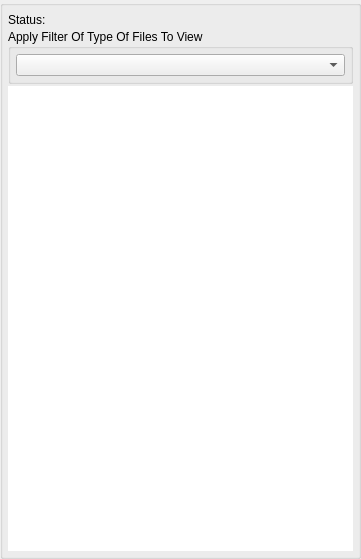
<?xml version="1.0" encoding="UTF-8"?>
<ui version="4.0">
 <class>AppletFileShareClientViewUi</class>
 <widget class="QWidget" name="AppletFileShareClientViewUi">
  <property name="windowModality">
   <enum>Qt::ApplicationModal</enum>
  </property>
  <property name="geometry">
   <rect>
    <x>0</x>
    <y>0</y>
    <width>361</width>
    <height>559</height>
   </rect>
  </property>
  <property name="sizePolicy">
   <sizepolicy hsizetype="Expanding" vsizetype="Expanding">
    <horstretch>0</horstretch>
    <verstretch>0</verstretch>
   </sizepolicy>
  </property>
  <property name="windowTitle">
   <string>Browse Files</string>
  </property>
  <property name="windowOpacity">
   <double>1.000000000000000</double>
  </property>
  <property name="toolTip">
   <string/>
  </property>
  <layout class="QVBoxLayout" name="verticalLayout">
   <property name="spacing">
    <number>0</number>
   </property>
   <property name="leftMargin">
    <number>0</number>
   </property>
   <property name="topMargin">
    <number>0</number>
   </property>
   <property name="rightMargin">
    <number>0</number>
   </property>
   <property name="bottomMargin">
    <number>0</number>
   </property>
   <item>
    <widget class="QGroupBox" name="FileItemsBox">
     <property name="sizePolicy">
      <sizepolicy hsizetype="Expanding" vsizetype="Expanding">
       <horstretch>0</horstretch>
       <verstretch>0</verstretch>
      </sizepolicy>
     </property>
     <property name="minimumSize">
      <size>
       <width>0</width>
       <height>0</height>
      </size>
     </property>
     <property name="title">
      <string/>
     </property>
     <layout class="QVBoxLayout" name="verticalLayout_2">
      <property name="spacing">
       <number>2</number>
      </property>
      <property name="leftMargin">
       <number>5</number>
      </property>
      <property name="topMargin">
       <number>5</number>
      </property>
      <property name="rightMargin">
       <number>5</number>
      </property>
      <property name="bottomMargin">
       <number>5</number>
      </property>
      <item>
       <widget class="IdentOfferWidget" name="m_IdentWidget" native="true">
        <property name="sizePolicy">
         <sizepolicy hsizetype="Expanding" vsizetype="Preferred">
          <horstretch>0</horstretch>
          <verstretch>0</verstretch>
         </sizepolicy>
        </property>
       </widget>
      </item>
      <item>
       <layout class="QHBoxLayout" name="horizontalLayout_2">
        <item>
         <widget class="QLabel" name="label">
          <property name="sizePolicy">
           <sizepolicy hsizetype="Minimum" vsizetype="Preferred">
            <horstretch>0</horstretch>
            <verstretch>0</verstretch>
           </sizepolicy>
          </property>
          <property name="text">
           <string>Status:</string>
          </property>
         </widget>
        </item>
        <item>
         <widget class="QLabel" name="m_StatusMsgLabel">
          <property name="sizePolicy">
           <sizepolicy hsizetype="Expanding" vsizetype="Preferred">
            <horstretch>0</horstretch>
            <verstretch>0</verstretch>
           </sizepolicy>
          </property>
          <property name="text">
           <string/>
          </property>
         </widget>
        </item>
       </layout>
      </item>
      <item>
       <widget class="QGroupBox" name="m_FileFilterGroupBox">
        <property name="sizePolicy">
         <sizepolicy hsizetype="Preferred" vsizetype="Minimum">
          <horstretch>0</horstretch>
          <verstretch>0</verstretch>
         </sizepolicy>
        </property>
        <property name="title">
         <string>Apply Filter Of Type Of Files To View</string>
        </property>
        <layout class="QVBoxLayout" name="verticalLayout_3">
         <property name="spacing">
          <number>2</number>
         </property>
         <property name="leftMargin">
          <number>5</number>
         </property>
         <property name="topMargin">
          <number>5</number>
         </property>
         <property name="rightMargin">
          <number>5</number>
         </property>
         <property name="bottomMargin">
          <number>5</number>
         </property>
         <item>
          <widget class="VxComboBoxFileFilter" name="m_FileFilterComboBox"/>
         </item>
        </layout>
       </widget>
      </item>
      <item>
       <widget class="QListWidget" name="FileItemList">
        <property name="font">
         <font>
          <pointsize>8</pointsize>
         </font>
        </property>
        <property name="frameShape">
         <enum>QFrame::NoFrame</enum>
        </property>
        <property name="frameShadow">
         <enum>QFrame::Plain</enum>
        </property>
        <property name="lineWidth">
         <number>0</number>
        </property>
        <property name="horizontalScrollBarPolicy">
         <enum>Qt::ScrollBarAlwaysOff</enum>
        </property>
        <property name="iconSize">
         <size>
          <width>32</width>
          <height>32</height>
         </size>
        </property>
        <property name="verticalScrollMode">
         <enum>QAbstractItemView::ScrollPerPixel</enum>
        </property>
        <property name="resizeMode">
         <enum>QListView::Adjust</enum>
        </property>
        <property name="uniformItemSizes">
         <bool>true</bool>
        </property>
       </widget>
      </item>
     </layout>
    </widget>
   </item>
  </layout>
 </widget>
 <customwidgets>
  <customwidget>
   <class>VxComboBoxFileFilter</class>
   <extends>QComboBox</extends>
   <header>VxComboBoxFileFilter.h</header>
  </customwidget>
  <customwidget>
   <class>IdentOfferWidget</class>
   <extends>QWidget</extends>
   <header>IdentOfferWidget.h</header>
   <container>1</container>
  </customwidget>
 </customwidgets>
 <resources/>
 <connections/>
</ui>
